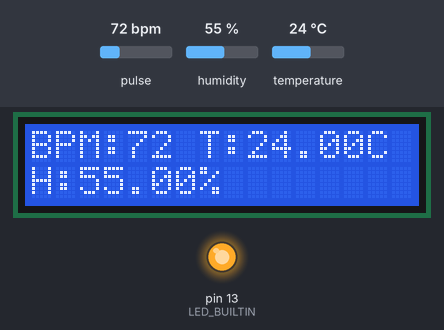
The sketch below on a simulated Arduino Uno, built with avr-gcc and run on an emulated ATmega328P. On the bench: 16×2 character LCD, output pins drawn as LEDs (lit = HIGH). Dashed ring = blinking. The inputs (shaded band) are chosen by the test bench; at power-on: pulse 72 bpm, humidity 55 %, temperature 24 °C. What the sketch prints to the serial monitor is not drawn.

Above: at 3.2 s.
3.3 s: pulse set to 117 bpm
At 5.5 s:
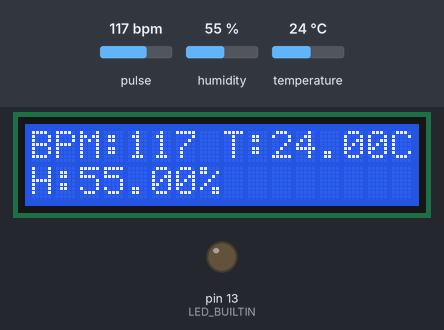
5.6 s: pulse set to 121 bpm
At 6.5 s:
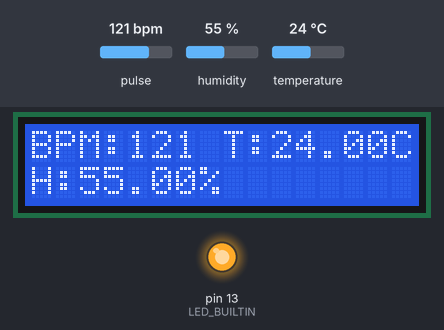
7.1 s: humidity set to 22 %
At 9.0 s:
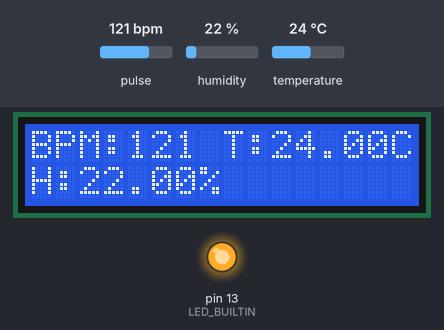
9.7 s: temperature set to 12 °C
At 11.1 s:
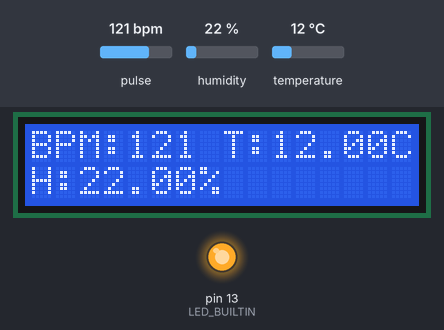
11.7 s: pulse set to 42 bpm
At 12.6 s:
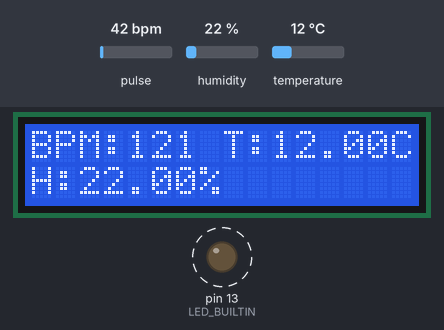
14.8 s: humidity set to 40 %
At 17.2 s:
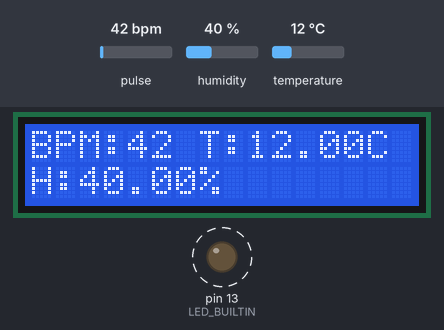
Timing chart, 0 to 19.9 s (numbered marks = the images above; inputs shaded):
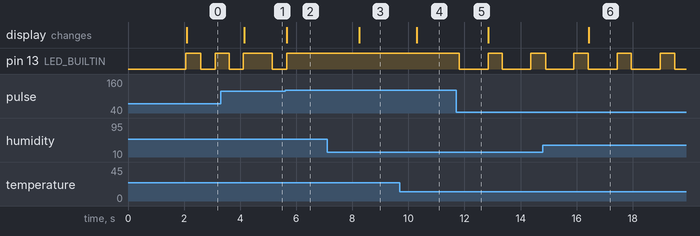

Measured:
- the behaviour switches between 118 and 119 bpm on pulse (found by bisection; images 1 and 2)
- after the input at 3.3 s, the display: changes after 0.84 s (image 1)
- after the input at 5.6 s, pin 13 (LED_BUILTIN): goes on until 5.7 s, then stays HIGH; the display: changes after 0.06 s (image 2)
- after the input at 7.1 s, the display: changes after 1.1 s (image 3)
- after the input at 9.7 s, the display: changes after 0.59 s (image 4)
- after the input at 11.7 s, pin 13 (LED_BUILTIN): alternates HIGH for 0.51 s and LOW for 1.0 s, starting after 0.11 s
- after the input at 14.8 s, the display: changes after 1.6 s (image 6)

The sketch:

Vital_Signs_Monitor.ino
```cpp
#include <LiquidCrystal.h>
#include <DHT.h>
#include <PulseSensorPlayground.h>

// LCD
LiquidCrystal lcd(11,10,5,4,3,2);

// DHT setup
#define DHTPIN 7
#define DHTTYPE DHT11
DHT dht(DHTPIN, DHTTYPE);

// Pulse Sensor setup
const int PulseWire = A0;
const int LED = LED_BUILTIN;
int Threshold = 545;

PulseSensorPlayground pulseSensor;

// Variables stored
int bpm = 0;
float temperature;
float humidity;

void setup() {
  Serial.begin(9600);
  lcd.begin(16,2);
  dht.begin();

  pulseSensor.analogInput(PulseWire);
  pulseSensor.blinkOnPulse(LED);
  pulseSensor.setThreshold(Threshold);

  if (pulseSensor.begin()) {
    Serial.println("Pulse sensor ready!");
    lcd.print("Sensor Ready");
    delay(2000);
    lcd.clear();
  }
}
void loop() {
  // PULSE SENSOR
  if (pulseSensor.sawStartOfBeat()) {
    bpm = pulseSensor.getBeatsPerMinute();
  }
  // DHT SENSOR
  humidity = dht.readHumidity();
  temperature = dht.readTemperature();
  // ERROR CHECK
  if (isnan(humidity) || isnan(temperature)) {
    lcd.setCursor(0,0);
    lcd.print("Sensor Error   ");
    lcd.setCursor(0,1);
    lcd.print("Check DHT      ");
    delay(1000);
    return;
  }
  // LCD DISPLAY
  lcd.setCursor(0,0);
  lcd.print("BPM:");
  lcd.print(bpm);
  lcd.print(" T:");
  lcd.print(temperature);
  lcd.print("C ");
  lcd.setCursor(0,1);
  lcd.print("H:");
  lcd.print(humidity);
  lcd.print("%      ");
  // SERIAL
  Serial.print("BPM: ");
  Serial.print(bpm);
  Serial.print(" Temp: ");
  Serial.print(temperature);
  Serial.print(" Hum: ");
  Serial.println(humidity);

  delay(500);
}
```
